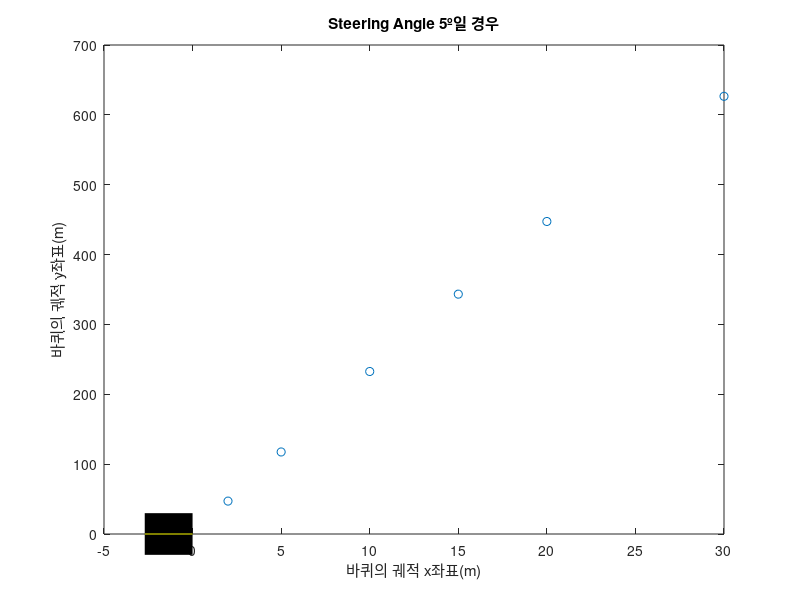

MATLAB code for this plot: (Note: this script raises an error after producing the figure.)
clear; clc;
%% 1번
L = 2700;
t = 1572;

delta_d = [2,5,10,15,20,30];  % delta의 값
delta_r = deg2rad(delta_d);     % degree를 rad로    

R = L./tan(delta_r);               % delta = L/R이므로 R을 구함

% 수식(L^2)/(2R)을 이용하여 off_tracking_distance를 구함
otd = R - R.*cos(delta_r);

figure;
plot(delta_d,otd,'o');

%% 2번 - 5도
clear; clc;
v = 1.0019; L=2.7;
dt = 0.01; tt = 0:dt:20;

% delta는 차가 sin파형으로 움직이므로
% sin을 미분한 값이다.
delta_5 = 5*cos(0.1*pi*tt)*(pi/180);

% 각 앞바퀴 초기값 설정
x_front(1) = 0; y_front(1) = 0; 

% 뒷바퀴 초기값 설정
x_(1) = -L; y_(1) = 0;
x_back(1) = -L; y_back(1) = 0;

% 뒷바퀴의 이동 각도인 세타를 구함
theta_5(1) = v * tan(delta_5(1))/L * dt;

% 각 바퀴의 이동궤적을 표현할 figure
figure(1);
title('Steering Angle 5º일 경우');
xlabel('바퀴의 궤적 x좌표(m)');
ylabel('바퀴의 궤적 y좌표(m)');

% 바퀴와 차체를 표현할 loop문
 for i = 1:1:2000
    % 기존 delta에는 theta값이 포함되어있으니 빼줌
    delta_5(i) =  delta_5(i) - theta_5(i);
    
    % (v * tan(delta_5(i)))/L * dt 이 공식은 변화량이므로,
    % 이전값과 더하면서 누적값을 구해줌
    theta_5(i+1) = theta_5(i) + (v * tan(delta_5(i)))/L * dt;
    
    % 앞바퀴의 궤적을 구함
    % 이때도 변화량이므로, 이전값과 함치며 누적값을 구함
    x_front(i+1)  = x_front(i) + (v * cos(theta_5(i) + delta_5(i)) * dt);
    y_front(i+1)  = y_front(i) + (v * sin(theta_5(i) + delta_5(i)) * dt); 
    
    % 뒷바퀴
    x_back(i+1) = x_(1) * cos(theta_5(i)) - y_(1) * sin(theta_5(i)) + x_front(i);
    y_back(i+1) = x_(1) * sin(theta_5(i)) + y_(1) * cos(theta_5(i)) + y_front(i);
    
    % 바퀴 궤적과 동시에 차체를 보여주기 위해 설정
    hold on;
    a = line([x_front(i) x_back(i)],[y_front(i) y_back(i)], 'Color', 'k', 'LineWidth', 30); % 차체 
    c = line([x_front(i) x_back(i)],[y_front(i) y_back(i)],'Color', 'y');   % 차 축
    a.Color=[0,0,0,0.5];   % 차체의 투명도 조절
    
    % 실시간으로 바퀴의 궤적을 찍음
    plot(x_front(i),y_front(i),'r-o');  
    plot(x_back(i),y_back(i),'b-o');
    grid on; axis on;
    hold off;
    xlim([-3 20]);
    ylim([-1.5 1.5]);
    
    % 50개마다 잠시 pause하며 실시간으로 이동하는것처럼 보이게 함
    if mod(i,50) == 0     
        pause(0.0001);
    end
     
    % 이전에 출력한 차체를 삭제하고 다시 출력하기 위함
    if i~=2000
         delete(a);
         delete(c);
    end
 end
 
 %% 2번 - 20도
clear; clc;
v = 1.0019; L=2.7;
dt = 0.01; tt = 0:dt:20;

% delta는 차가 sin파형으로 움직이므로
% sin을 미분한 값이다.
delta_5 = 20*cos(0.1*pi*tt)*(pi/180);

% 각 앞바퀴 초기값 설정
x_front(1) = 0; y_front(1) = 0; 

% 뒷바퀴 초기값 설정
x_(1) = -L; y_(1) = 0;
x_back(1) = -L; y_back(1) = 0;

% 뒷바퀴의 이동 각도인 세타를 구함
theta_5(1) = v * tan(delta_5(1))/L * dt;

% 각 바퀴의 이동궤적을 표현할 figure
figure(1);
title('Steering Angle 20º일 경우');
xlabel('바퀴의 궤적 x좌표(m)');
ylabel('바퀴의 궤적 y좌표(m)');

% 바퀴와 차체를 표현할 loop문
 for i = 1:1:2000
    % 기존 delta에는 theta값이 포함되어있으니 빼줌
    delta_5(i) =  delta_5(i) - theta_5(i);
    
    % (v * tan(delta_5(i)))/L * dt 이 공식은 변화량이므로,
    % 이전값과 더하면서 누적값을 구해줌
    theta_5(i+1) = theta_5(i) + (v * tan(delta_5(i)))/L * dt;
    
    % 앞바퀴의 궤적을 구함
    % 이때도 변화량이므로, 이전값과 함치며 누적값을 구함
    x_front(i+1)  = x_front(i) + (v * cos(theta_5(i) + delta_5(i)) * dt);
    y_front(i+1)  = y_front(i) + (v * sin(theta_5(i) + delta_5(i)) * dt); 
    
    % 뒷바퀴
    x_back(i+1) = x_(1) * cos(theta_5(i)) - y_(1) * sin(theta_5(i)) + x_front(i);
    y_back(i+1) = x_(1) * sin(theta_5(i)) + y_(1) * cos(theta_5(i)) + y_front(i);
    
    % 바퀴 궤적과 동시에 차체를 보여주기 위해 설정
    hold on;
    a = line([x_front(i) x_back(i)],[y_front(i) y_back(i)], 'Color', 'k', 'LineWidth', 30); % 차체 
    c = line([x_front(i) x_back(i)],[y_front(i) y_back(i)],'Color', 'y');   % 차 축
    a.Color=[0,0,0,0.5];   % 차체의 투명도 조절
    
    % 실시간으로 바퀴의 궤적을 찍음
    plot(x_front(i),y_front(i),'r-o');  
    plot(x_back(i),y_back(i),'b-o');
    grid on; axis on;
    hold off;
    xlim([-3 20]);
    ylim([-1.5 1.5]);
    
    % 50개마다 잠시 pause하며 실시간으로 이동하는것처럼 보이게 함
    if mod(i,50) == 0     
        pause(0.0001);
    end
     
    % 이전에 출력한 차체를 삭제하고 다시 출력하기 위함
    if i~=2000
         delete(a);
         delete(c);
    end
 end